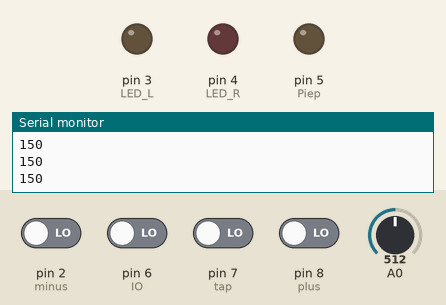
Recording of a sketch running on a simulated Arduino Uno, built with avr-gcc and run on an emulated ATmega328P. Shown: output pins drawn as LEDs (lit = HIGH), the last lines printed to the serial monitor. Dashed ring = blinking. The inputs (shaded band) are chosen by the test bench; at power-on: pin 2 (minus), pin 6 (IO), pin 7 (tap), pin 8 (plus) LOW, A0 = 512.

Above: at 1.2 s.
1.3 s: pin 6 (IO) driven HIGH
At 1.55 s:
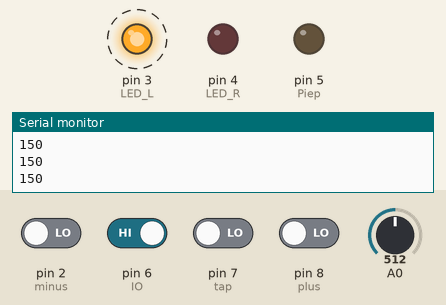
4.3 s: A0 set to 122
At 6.2 s:
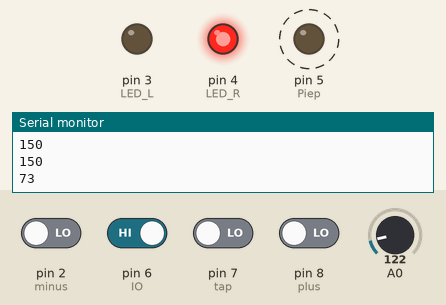
6.4 s: pin 7 (tap) driven HIGH
At 8.6 s:
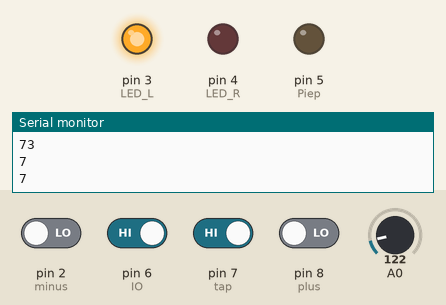
Timing chart, 0 to 10.1 s (numbered marks = the images above; inputs shaded):
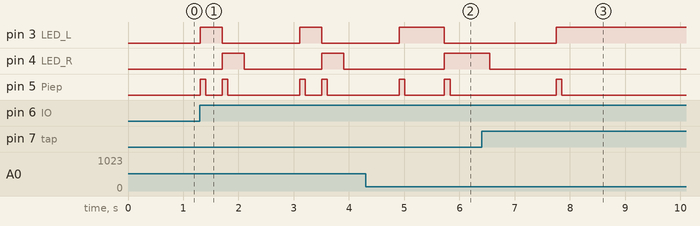

Measured:
- after the input at 1.3 s, pin 3 (LED_L): alternates HIGH for 0.40 s and LOW for 1.4 s, starting at once; pin 4 (LED_R): alternates HIGH for 0.40 s and LOW for 1.4 s, starting after 0.41 s; pin 5 (Piep): LOW → HIGH at once, → LOW 0.10 s later, → HIGH 0.30 s later, → LOW 0.10 s later, … (8 changes in this stretch)
- after the input at 4.3 s, pin 5 (Piep): LOW → HIGH after 1.4 s, → LOW 0.10 s later
- after the input at 6.4 s, pin 4 (LED_R): goes on until 6.5 s, then stays LOW

The sketch:

Metromon_Code.ino
```cpp
//LEDs: Pin 3,4
//Pieps: Pin 5
//Taster IO: Pin 6
//Taster Tap: Pin 7
//Taster +: Pin 2
//Taster -: Pin 8

int plus=8;
int minus=2;
int LED_L=3;
int LED_R=4;
int Piep=5;
int t;
int bpm=60;
int poti= A0;
int bPm;
int IO=6;
int go=0;
int action=0;
int tap=7;
int bpmOld=0;
int bpmPot=0;
bool isTapping=true;
bool dreh=true;
double timeLos = 0;
double timeStop = 0;
double timeTap = 0;


void setup() {

  pinMode(LED_L,OUTPUT);
  pinMode(LED_R,OUTPUT);
  pinMode(Piep,OUTPUT);
  pinMode(IO, INPUT);
  pinMode(tap, INPUT);
  pinMode(plus, INPUT);
  pinMode(minus, INPUT);
  Serial.begin(9600);


}

void loop() {

  go=digitalRead(IO);
  bpmPot=analogRead(A0); //Werte einlesen
  bpmPot=map(bpmPot, 0, 1023, 50, 250); //Werte auf 50-250 mappen.

 if(bpmPot!=bpmOld){
  bpm=bpmPot;
 }

 bpmOld=bpmPot;


  if(go){

    if(!action){
      action=1;
    }
    else{
      action=0;
      delay(1000);
    }
  }


 if(!action){   //Wenn Taster Plus oder Minus gedrückt werden bpm verändern
  if(digitalRead(plus)){
    bpm++;
    t=60000/bpm;
    dreh=false;
    delay(200);

  }

   if(digitalRead(minus)){
    bpm--;
    t=60000/bpm;
    dreh=false;
    delay(200);
  }

 }


  if(digitalRead(tap)&&!action){    //tap in

    if(digitalRead(tap)){
      timeStop=millis();
      timeTap=timeStop-timeLos;
      timeLos=millis();
      delay(200);
      dreh=false;
      bpm=60000/timeTap;
    }


  }


Serial.println(bpm);

  if(action){
  t=60000/bpm;
  digitalWrite(LED_L,1);
  digitalWrite(Piep,1);
  delay(100);
  digitalWrite(Piep,0);
  delay(t-100);
  digitalWrite(Piep,1);
  digitalWrite(LED_L,0);
  digitalWrite(LED_R,1);
  delay(100);
  digitalWrite(Piep,0);
  delay(t-100);
  digitalWrite(LED_R,0);

  }


}
```
